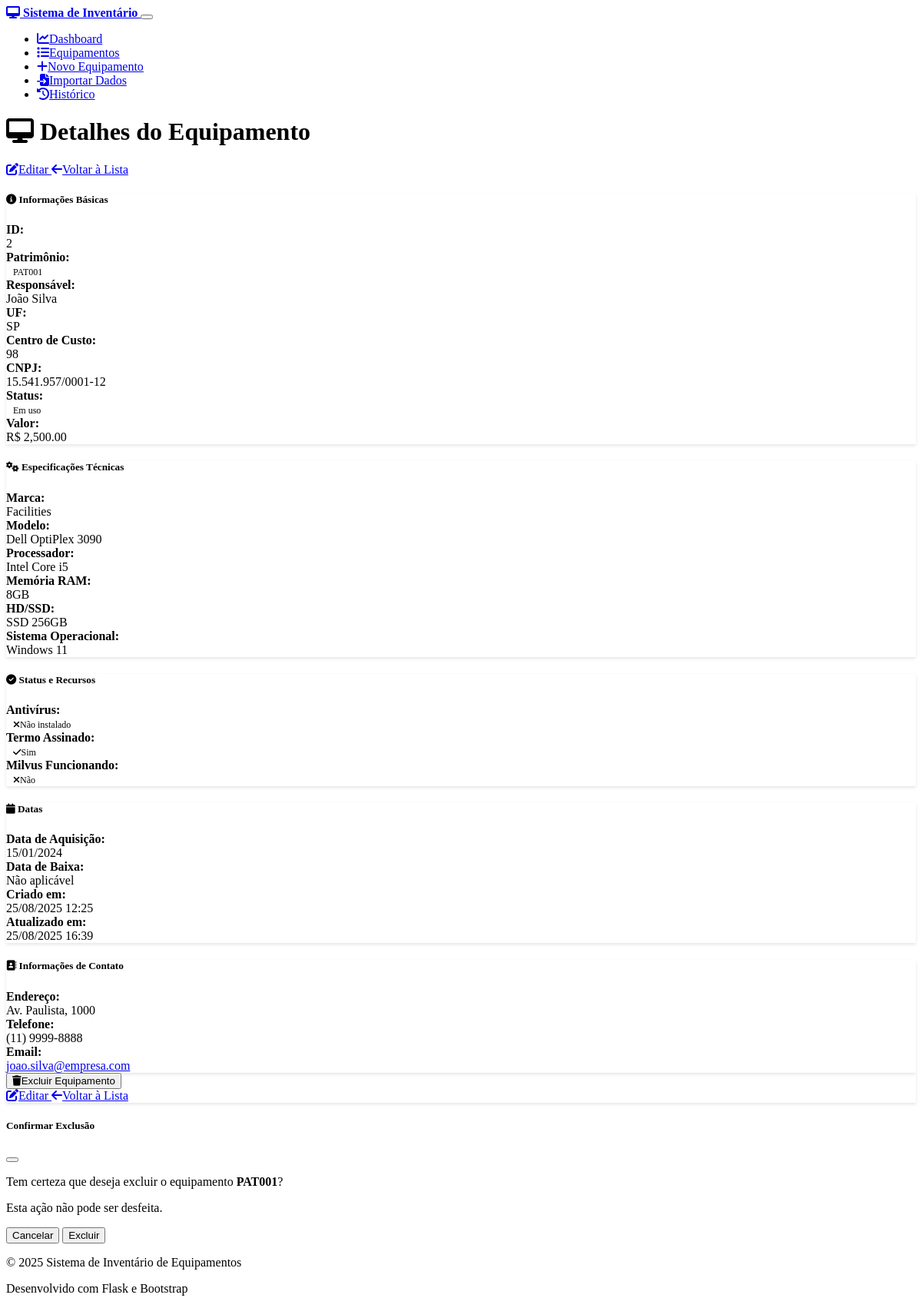
Page /equipment/2 on the earlier database version.
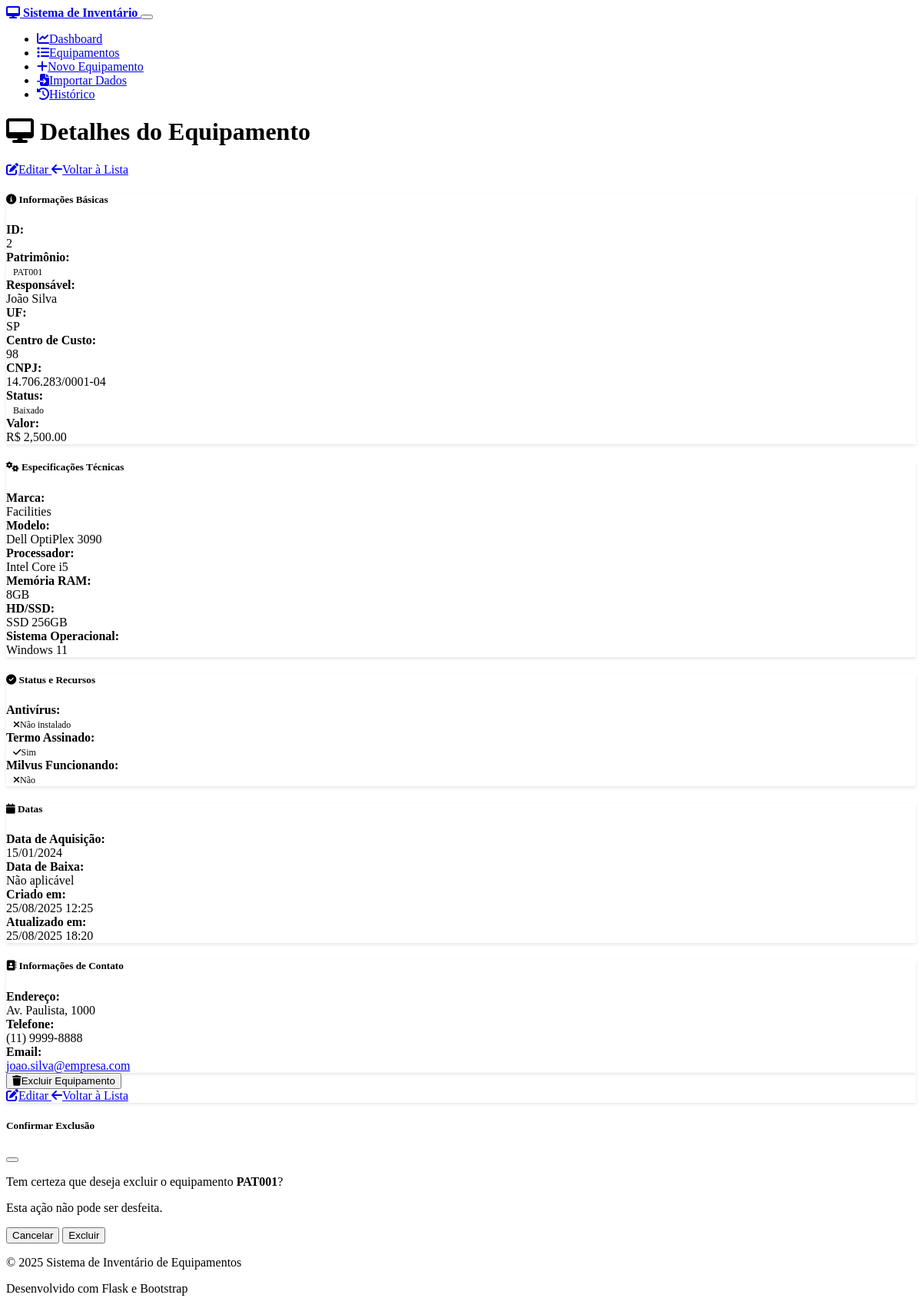
Same page on the later database version.
### models.py (models this page shows, shortened)
class Equipment(db.Model):
    __tablename__ = 'equipment'
    id = db.Column(db.Integer, primary_key=True)
    responsavel = db.Column(db.String(100), nullable=False)
    uf = db.Column(db.String(2), nullable=False)
    cc = db.Column(db.String(20), nullable=False)  # Centro de Custo
    cnpj = db.Column(db.Text, nullable=False)  # Mudando para Text para permitir múltiplos CNPJs
    fornecedor = db.Column(db.String(100), nullable=True)  # Novo campo fornecedor
    modelo = db.Column(db.String(100), nullable=False)
    status = db.Column(db.String(50), nullable=False, default='Em uso')
    patrimonio = db.Column(db.String(50), unique=True, nullable=False)
    valor = db.Column(db.Float, nullable=False, default=0.0)
    marca = db.Column(db.String(50), nullable=True)
    processador = db.Column(db.String(100), nullable=True)
    memoria_ram = db.Column(db.String(20), nullable=True)
    hd_ssd = db.Column(db.String(50), nullable=True)
    sistema_operacional = db.Column(db.String(50), nullable=True)
    antivirus = db.Column(db.Boolean, default=False)
    termo_assinado = db.Column(db.Boolean, default=False)
    milvus_funcionando = db.Column(db.Boolean, default=False)
    data_aquisicao = db.Column(db.Date, nullable=True)
    data_baixa = db.Column(db.Date, nullable=True)
    created_at = db.Column(db.DateTime, default=datetime.utcnow)
    updated_at = db.Column(db.DateTime, default=datetime.utcnow, onupdate=datetime.utcnow)
    endereco = db.Column(db.String(200), nullable=True)
    telefone = db.Column(db.String(20), nullable=True)
    email = db.Column(db.String(100), nullable=True)
    link_termos = db.Column(db.String(500), nullable=True)  # Link dos termos assinados
    historico_modificacoes = db.Column(db.Text, nullable=True)  # Histórico de modificações

### routes.py (the view)
@app.route('/equipment/<int:id>')
def equipment_detail(id):
    equipment = Equipment.query.get_or_404(id)
    return render_template('equipment_detail.html', equipment=equipment)

### templates/equipment_detail.html (shortened to what this page needs)
{% extends "base.html" %}
{% block content %}
<div class="row">
    <div class="col-12">
        <div class="d-flex justify-content-between align-items-center mb-4">
            <h1>
                <i class="fas fa-desktop me-2"></i>
                Detalhes do Equipamento
            </h1>
            <div>
                <a href="{{ url_for('equipment_edit', id=equipment.id) }}" class="btn btn-primary me-2">
                    <i class="fas fa-edit me-2"></i>Editar
                </a>
                <a href="{{ url_for('equipment_list') }}" class="btn btn-secondary">
                    <i class="fas fa-arrow-left me-2"></i>Voltar à Lista
                </a>
            </div>
        </div>
    </div>
</div>
<div class="row">
    <div class="col-md-6 mb-4">
        <div class="card">
            <div class="card-header">
                <h5 class="card-title mb-0">
                    <i class="fas fa-info-circle me-2"></i>
                    Informações Básicas
                </h5>
            </div>
            <div class="card-body">
                <div class="row mb-3">
                    <div class="col-sm-4"><strong>ID:</strong></div>
                    <div class="col-sm-8">{{ equipment.id }}</div>
                </div>
                <div class="row mb-3">
                    <div class="col-sm-4"><strong>Patrimônio:</strong></div>
                    <div class="col-sm-8"><span class="badge bg-primary">{{ equipment.patrimonio }}</span></div>
                </div>
                <div class="row mb-3">
                    <div class="col-sm-4"><strong>Responsável:</strong></div>
                    <div class="col-sm-8">{{ equipment.responsavel }}</div>
                </div>
                <div class="row mb-3">
                    <div class="col-sm-4"><strong>UF:</strong></div>
                    <div class="col-sm-8">{{ equipment.uf }}</div>
                </div>
                <div class="row mb-3">
                    <div class="col-sm-4"><strong>Centro de Custo:</strong></div>
                    <div class="col-sm-8">{{ equipment.cc }}</div>
                </div>
                <div class="row mb-3">
                    <div class="col-sm-4"><strong>CNPJ:</strong></div>
                    <div class="col-sm-8">{{ equipment.cnpj }}</div>
                </div>
                <div class="row mb-3">
                    <div class="col-sm-4"><strong>Status:</strong></div>
                    <div class="col-sm-8">
                        <span class="badge
                            {% if equipment.status == 'Em uso' %}bg-success
                            {% elif equipment.status == 'Disponível' %}bg-primary
                            {% elif equipment.status == 'Manutenção' %}bg-warning
                            {% elif equipment.status == 'Baixado' %}bg-danger
                            {% else %}bg-secondary{% endif %}">
                            {{ equipment.status }}
                        </span>
                    </div>
                </div>
                <div class="row mb-3">
                    <div class="col-sm-4"><strong>Valor:</strong></div>
                    <div class="col-sm-8"><span class="text-success fw-bold">R$ {{ "{:,.2f}".format(equipment.valor) }}</span></div>
                </div>
            </div>
        </div>
    </div>
    <div class="col-md-6 mb-4">
        <div class="card">
            <div class="card-header">
                <h5 class="card-title mb-0">
                    <i class="fas fa-cogs me-2"></i>
                    Especificações Técnicas
                </h5>
            </div>
            <div class="card-body">
                <div class="row mb-3">
                    <div class="col-sm-4"><strong>Marca:</strong></div>
                    <div class="col-sm-8">{{ equipment.marca or 'Não informado' }}</div>
                </div>
                <div class="row mb-3">
                    <div class="col-sm-4"><strong>Modelo:</strong></div>
                    <div class="col-sm-8">{{ equipment.modelo }}</div>
                </div>
                <div class="row mb-3">
                    <div class="col-sm-4"><strong>Processador:</strong></div>
                    <div class="col-sm-8">{{ equipment.processador or 'Não informado' }}</div>
                </div>
                <div class="row mb-3">
                    <div class="col-sm-4"><strong>Memória RAM:</strong></div>
                    <div class="col-sm-8">{{ equipment.memoria_ram or 'Não informado' }}</div>
                </div>
                <div class="row mb-3">
                    <div class="col-sm-4"><strong>HD/SSD:</strong></div>
                    <div class="col-sm-8">{{ equipment.hd_ssd or 'Não informado' }}</div>
                </div>
                <div class="row mb-3">
                    <div class="col-sm-4"><strong>Sistema Operacional:</strong></div>
                    <div class="col-sm-8">{{ equipment.sistema_operacional or 'Não informado' }}</div>
                </div>
            </div>
        </div>
    </div>
</div>
<div class="row">
    <div class="col-md-6 mb-4">
        <div class="card">
            <div class="card-header">
                <h5 class="card-title mb-0">
                    <i class="fas fa-check-circle me-2"></i>
                    Status e Recursos
                </h5>
            </div>
            <div class="card-body">
                <div class="row mb-3">
                    <div class="col-sm-6"><strong>Antivírus:</strong></div>
                    <div class="col-sm-6">
                        {% if equipment.antivirus %}
                            <span class="badge bg-success"><i class="fas fa-check me-1"></i>Instalado</span>
                        {% else %}
                            <span class="badge bg-danger"><i class="fas fa-times me-1"></i>Não instalado</span>
                        {% endif %}
                    </div>
                </div>
                <div class="row mb-3">
                    <div class="col-sm-6"><strong>Termo Assinado:</strong></div>
                    <div class="col-sm-6">
                        {% if equipment.termo_assinado %}
                            <span class="badge bg-success"><i class="fas fa-check me-1"></i>Sim</span>
                        {% else %}
                            <span class="badge bg-danger"><i class="fas fa-times me-1"></i>Não</span>
                        {% endif %}
                    </div>
                </div>
                <div class="row mb-3">
                    <div class="col-sm-6"><strong>Milvus Funcionando:</strong></div>
                    <div class="col-sm-6">
                        {% if equipment.milvus_funcionando %}
                            <span class="badge bg-success"><i class="fas fa-check me-1"></i>Sim</span>
                        {% else %}
                            <span class="badge bg-danger"><i class="fas fa-times me-1"></i>Não</span>
                        {% endif %}
                    </div>
                </div>
            </div>
        </div>
    </div>
    <div class="col-md-6 mb-4">
        <div class="card">
            <div class="card-header">
                <h5 class="card-title mb-0">
                    <i class="fas fa-calendar me-2"></i>
                    Datas
                </h5>
            </div>
            <div class="card-body">
                <div class="row mb-3">
                    <div class="col-sm-6"><strong>Data de Aquisição:</strong></div>
                    <div class="col-sm-6">
                        {% if equipment.data_aquisicao %}
                            {{ equipment.data_aquisicao.strftime('%d/%m/%Y') }}
                        {% else %}
                            Não informado
                        {% endif %}
                    </div>
                </div>
                <div class="row mb-3">
                    <div class="col-sm-6"><strong>Data de Baixa:</strong></div>
                    <div class="col-sm-6">
                        {% if equipment.data_baixa %}
                            {{ equipment.data_baixa.strftime('%d/%m/%Y') }}
                        {% else %}
                            Não aplicável
                        {% endif %}
                    </div>
                </div>
                <div class="row mb-3">
                    <div class="col-sm-6"><strong>Criado em:</strong></div>
                    <div class="col-sm-6">{{ equipment.created_at.strftime('%d/%m/%Y %H:%M') }}</div>
                </div>
                <div class="row mb-3">
                    <div class="col-sm-6"><strong>Atualizado em:</strong></div>
                    <div class="col-sm-6">{{ equipment.updated_at.strftime('%d/%m/%Y %H:%M') }}</div>
                </div>
            </div>
        </div>
    </div>
</div>
{% if equipment.endereco or equipment.telefone or equipment.email %}
<div class="row">
    <div class="col-12 mb-4">
        <div class="card">
            <div class="card-header">
                <h5 class="card-title mb-0">
                    <i class="fas fa-address-book me-2"></i>
                    Informações de Contato
                </h5>
            </div>
            <div class="card-body">
                {% if equipment.endereco %}
                    <div class="row mb-3">
                        <div class="col-sm-2"><strong>Endereço:</strong></div>
                        <div class="col-sm-10">{{ equipment.endereco }}</div>
                    </div>
                {% endif %}
                {% if equipment.telefone %}
                    <div class="row mb-3">
                        <div class="col-sm-2"><strong>Telefone:</strong></div>
                        <div class="col-sm-10">{{ equipment.telefone }}</div>
                    </div>
                {% endif %}
                {% if equipment.email %}
                    <div class="row mb-3">
                        <div class="col-sm-2"><strong>Email:</strong></div>
                        <div class="col-sm-10">
                            <a href="mailto:{{ equipment.email }}">{{ equipment.email }}</a>
                        </div>
                    </div>
                {% endif %}
            </div>
        </div>
    </div>
</div>
{% endif %}
<div class="row">
    <div class="col-12">
        <div class="card">
            <div class="card-body">
                <div class="d-flex justify-content-between">
                    <button type="button" class="btn btn-danger" onclick="confirmDelete()">
                        <i class="fas fa-trash me-2"></i>Excluir Equipamento
                    </button>
                    <div>
                        <a href="{{ url_for('equipment_edit', id=equipment.id) }}" class="btn btn-primary me-2">
                            <i class="fas fa-edit me-2"></i>Editar
                        </a>
                        <a href="{{ url_for('equipment_list') }}" class="btn btn-secondary">
                            <i class="fas fa-arrow-left me-2"></i>Voltar à Lista
                        </a>
                    </div>
                </div>
            </div>
        </div>
    </div>
</div>
<div class="modal fade" id="deleteModal" tabindex="-1">
    <div class="modal-dialog">
        <div class="modal-content">
            <div class="modal-header">
                <h5 class="modal-title">Confirmar Exclusão</h5>
                <button type="button" class="btn-close" data-bs-dismiss="modal"></button>
            </div>
            <div class="modal-body">
                <p>Tem certeza que deseja excluir o equipamento <strong>{{ equipment.patrimonio }}</strong>?</p>
                <p class="text-danger">Esta ação não pode ser desfeita.</p>
            </div>
            <div class="modal-footer">
                <button type="button" class="btn btn-secondary" data-bs-dismiss="modal">Cancelar</button>
                <form method="POST" action="{{ url_for('equipment_delete', id=equipment.id) }}" style="display: inline;">
                    <button type="submit" class="btn btn-danger">Excluir</button>
                </form>
            </div>
        </div>
    </div>
</div>
{% endblock %}

Differences in the rows shown:
changed Equipment "João Silva": cnpj "15.541.957/0001-12" → "14.706.283/0001-04"; status "Em uso" → "Baixado"; updated_at "25/08/2025 16:39" → "25/08/2025 18:20"
